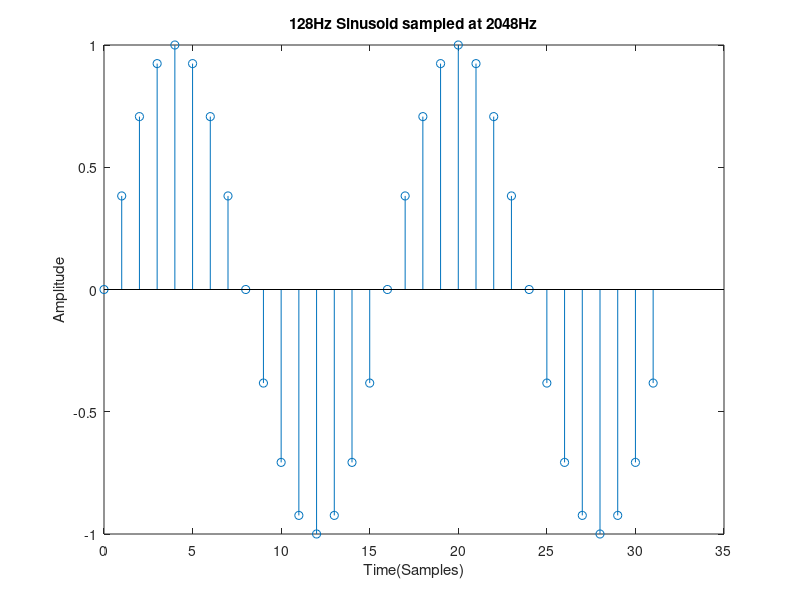

MATLAB code to generate this figure:
% Plot sinusoid
N=32; % Number of samples
f=128; % Frequency (cycles/sample)
fs=2048; % Samples per second
ts=1/fs; % Sampling rate
n=0:N-1; % Discrete time axis
x=sin(2*pi*f*n*ts); % Sampled sinusoid
stem(n,x) % Plot time against Amplitude
xlabel('Time(Samples)') %label x-axis
ylabel('Amplitude') % label y-axis
title('128Hz Sinusoid sampled at 2048Hz'); % plot title





